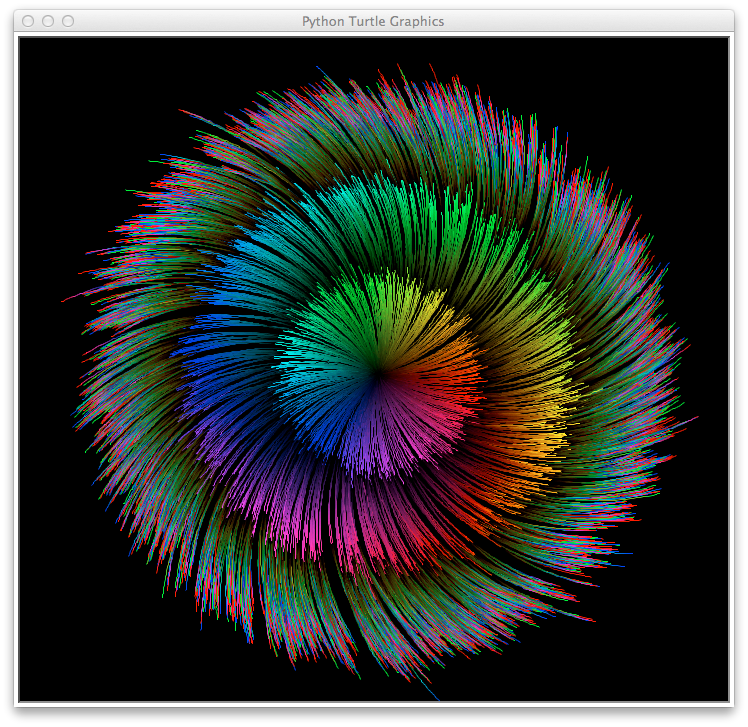

Write the Python code that produced this figure.
import random
import turtle
import math

# Draws three sets of concentric rays with a sort of spiral galaxy effect.
# Small step size and multiple nested loops runs quite slowly. Probably not the most efficient code.


def hueGen(hue = 0,val = 1, sat=1):
    """Generates a 360 degree range of hues
    sat of 1 is full saturation, 0 is B & W.
    val of 1 is full color, 0 is black"""
    if 0 <= hue < 60:
        r = 1
        g = (hue/59) + (1-sat)*(59-hue)/59
        b = 1 - sat
        hueOut = (r*val,g*val,b*val)
    elif 60 <= hue < 120:
        r = ((1-(hue-60)/59) + (1-sat)*(1-(119-hue)/59))
        g = 1
        b = 1 - sat
        hueOut = (r*val,g*val,b*val)
    elif 120 <= hue < 180:
        r = 1 - sat
        g = 1
        b = ((hue-120)/59) + (1-sat)*(179-hue)/59
        hueOut = (r*val,g*val,b*val)
    elif 180 <= hue < 240:
        r = 1 - sat
        g = (1-(hue-180)/59) + (1-sat)*(1-(239-hue)/59)
        b = 1
        hueOut = (r*val,g*val,b*val)
    elif 240 <= hue < 300:
        r = ((hue-240)/59) + (1-sat)*(299-hue)/59
        g = 1 - sat
        b = 1
        hueOut = (r*val,g*val,b*val)
    elif 300 <= hue < 360:
        r = 1
        g = 1 - sat
        b = (1-(hue-300)/59) + (1-sat)*(1-(359-hue)/59)
        hueOut = (r*val,g*val,b*val)
    elif hue >= 360:
        hueOut = hueGen(hue % 360, val, sat)
    return hueOut


def timeTunnel(repeats = 1,zigzag = 10, stepVar = 1, curve = 0):
    "Draws fuzzy concentric circles. zigzag is sd of randomgauss, stepVar is sd of length, curve is a multiplier that gives a spiral effect"
    foo = 0
    for i in range(repeats):
        alex.goto(0,0)
        alex.seth(random.uniform(0,360)) # set heading
        h1 = alex.heading() # get heading
        alex.color(0,0,0)
        for j in range(50):
            alex.down()
            alex.forward(abs(round(random.gauss(2, stepVar),0))) # abs limits motion to forward
            alex.seth(h1 + curve*j + random.gauss(0,4*zigzag))
            x = alex.xcor()
            y = alex.ycor()
            alex.color(hueGen(hue = int(alex.heading()), val = j/50)) # 1 - 51
            h2 = alex.heading()
        for k in range(2):
            alex.down()
            alex.seth(h2)
            for k2 in range(50):
                alex.color(hueGen(hue = int(alex.heading() + k2), val = k2/50))
                alex.seth(h2 + curve*k2 + random.gauss(0,2*zigzag))
                alex.forward(abs(round(random.gauss(2, stepVar), 0)))
            alex.up()
            m = alex.xcor()
            n = alex.ycor()
            h3 = alex.heading()
            # h4 = alex.heading()
            for l in range(4):
                alex.color(hueGen(hue = 9*l))
                alex.down()
                alex.seth(h3)
                # h5 = alex.heading()
                for l2 in range(50):
                    alex.color(hueGen(hue = l*l2*2.449, val = l2/50))
                    alex.seth(h3 + curve*l2 + random.gauss(0,zigzag))
                    alex.forward(abs(round(random.gauss(2,stepVar),0)))
                    print(alex.heading())
                alex.up()
                alex.goto(m, n)
            alex.goto(x, y)
        alex.up()

turtle.tracer(0, 0)
wn = turtle.Screen()
wn.colormode(1)
turtle.bgcolor("black")
alex = turtle.Turtle()
alex.speed(10)
alex.pensize(0)
alex.ht()

timeTunnel(500,1, 1, .5)

turtle.update()
wn.exitonclick()
